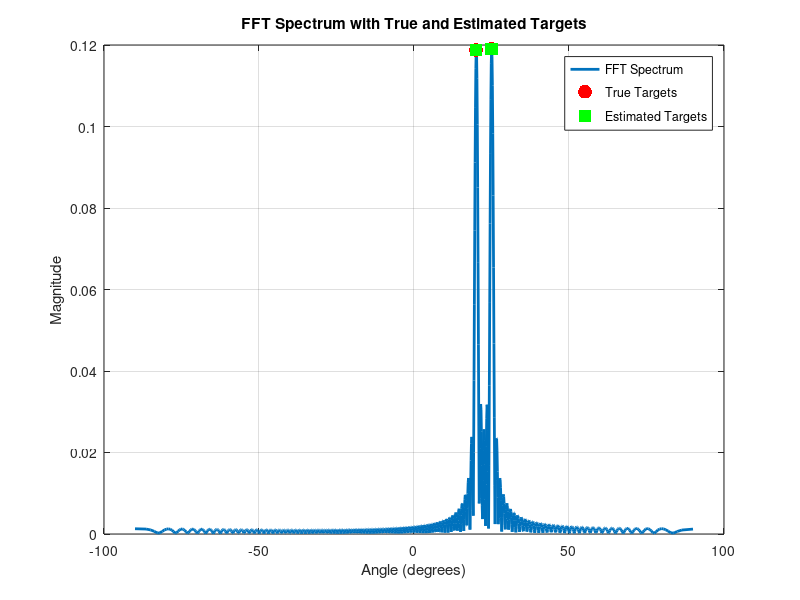
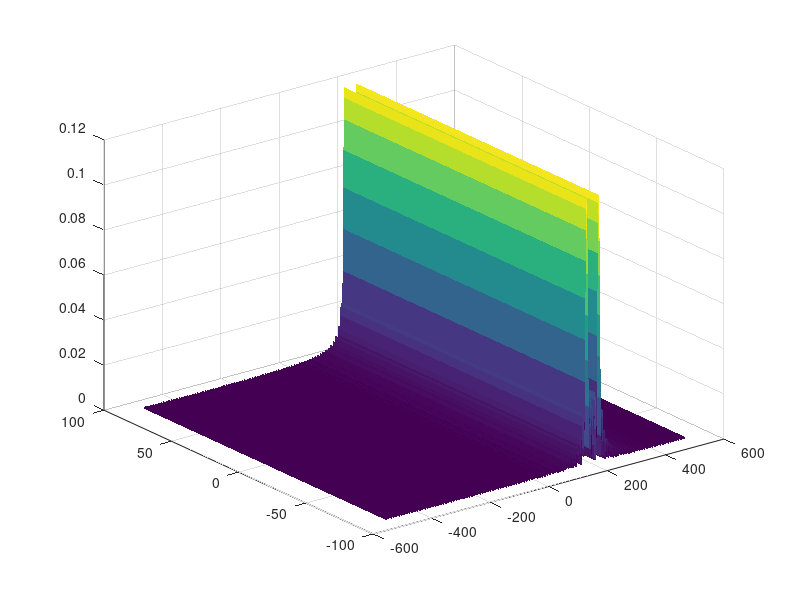

Source code (MATLAB) for these figures, in order: (Note: this script raises an error after producing the figures.)
clear;
clc;
close all;

f0 = 77e9;
c = 3e8; 
lambda = c / f0;
theta_true = [20, 25] * pi / 180;

dx = lambda / 4; % Spacing between antennas
delta_theta = 2 * pi / 180;
L = lambda / delta_theta;
N = floor(L / dx + 1);
n = -N/2:N/2-1;
n_space = n * dx;

fs = 4 * f0;
Nfft = 2^10;
f_axis = linspace(-1/(2*dx), 1/(2*dx), Nfft);
dt = 1 / fs; 

% Received Signal: Sum of Two Targets
fx_true = 2 * sin(theta_true) / lambda; % Spatial frequencies for targets
sR_demod = exp(1j * 2 * pi * fx_true(1) * dx * n) + exp(1j * 2 * pi * fx_true(2) * dx * n); % Demodulated signal

S_R = fftshift(fft(sR_demod, Nfft)) * dx; % FFT of demodulated signal
[peaks, idx_f_peak] = findpeaks(abs(S_R), 'MinPeakHeight', 0.5 * max(abs(S_R)));

% Verify and Estimate Angles
if numel(idx_f_peak) < 2
    disp('Targets are not resolvable due to insufficient angular separation or ambiguity.');
else
    f_peaks = f_axis(idx_f_peak(1:2));
    theta_estimates = asin((lambda * f_peaks) / 2);
    
    fprintf('True Angles (degrees): %.2f, %.2f\n', rad2deg(theta_true(1)), rad2deg(theta_true(2)));
    fprintf('Estimated Angles (degrees): %.2f, %.2f\n', rad2deg(theta_estimates(1)), rad2deg(theta_estimates(2)));
end

angles = asin(f_axis * lambda / 2);
angles_deg = rad2deg(angles);

% Visualization: FFT Spectrum with True and Estimated Targets
figure();
plot(angles_deg, abs(S_R), 'LineWidth', 2, 'DisplayName', 'FFT Spectrum');
hold on;
scatter(rad2deg(theta_true), peaks(1:2), 100, 'r', 'filled', 'DisplayName', 'True Targets'); % True targets with circles
if numel(idx_f_peak) >= 2
    scatter(rad2deg(theta_estimates), peaks(1:2), 80, 'g', 'filled', 's', 'DisplayName', 'Estimated Targets'); % Estimated targets with squares
end
xlabel('Angle (degrees)');
ylabel('Magnitude');
title('FFT Spectrum with True and Estimated Targets');
legend('show');
grid on;

[theta_mesh, freq_mesh] = meshgrid(angles_deg, f_axis); 
amplitude_mesh = repmat(abs(S_R), length(angles_deg), 1);

figure();
surf(freq_mesh, theta_mesh, amplitude_mesh', 'EdgeColor', 'none');
hold on;

% Mark True and Estimated Targets on Surface Plot
scatter3(fx_true, rad2deg(theta_true), max(abs(S_R)), 100, 'r', 'filled', 'DisplayName', 'True Targets');
if numel(idx_f_peak) >= 2
    scatter3(f_peaks, rad2deg(theta_estimates), peaks(1:2), 80, 'g', 'filled', 'DisplayName', 'Estimated Targets');
end

title('Surface Plot: Spatial Frequency vs Angle and Amplitude');
xlabel('Spatial Frequency (cycles/m)');
ylabel('Angle (degrees)');
zlabel('Amplitude');
colormap('jet');
colorbar;
legend('show');
grid on;